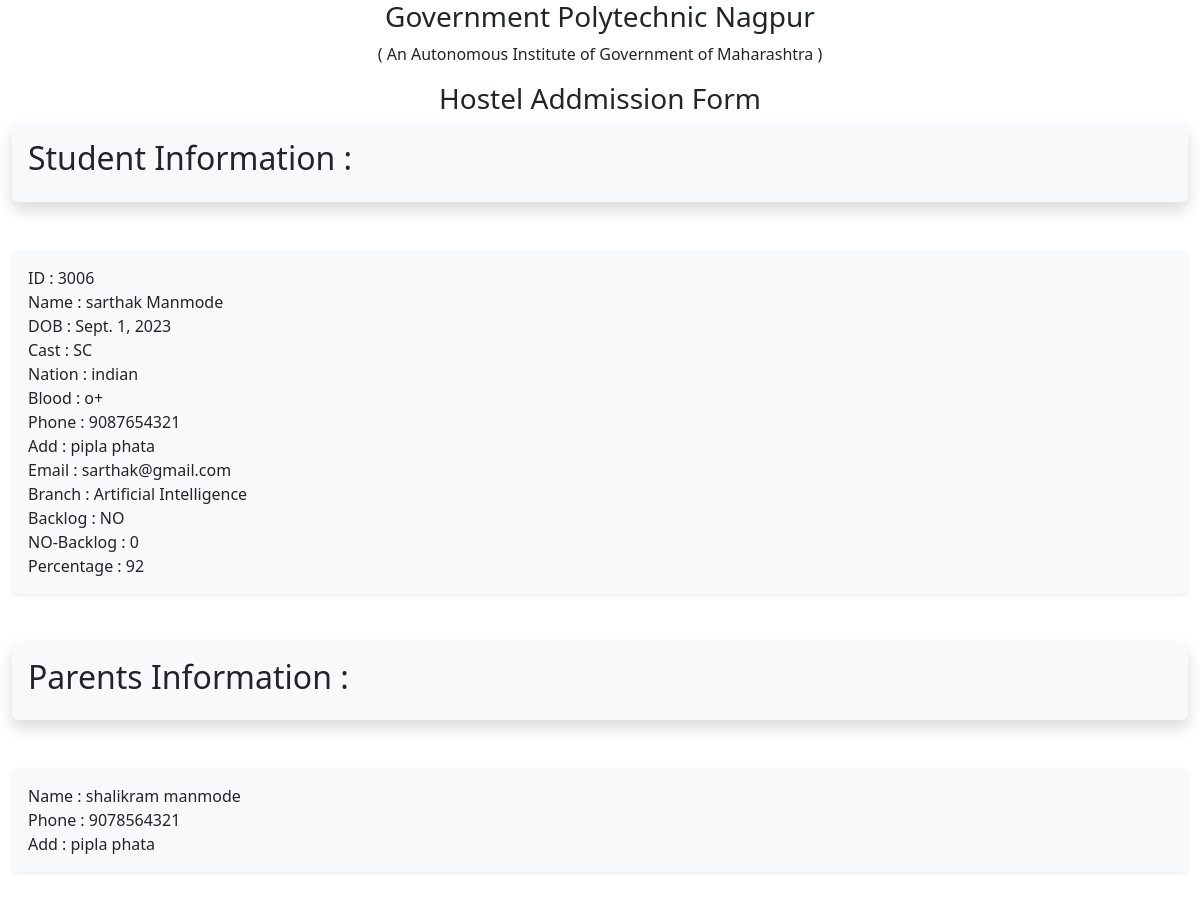
Before: /Admin_Preview/3006/ (upper part) with the older database file.
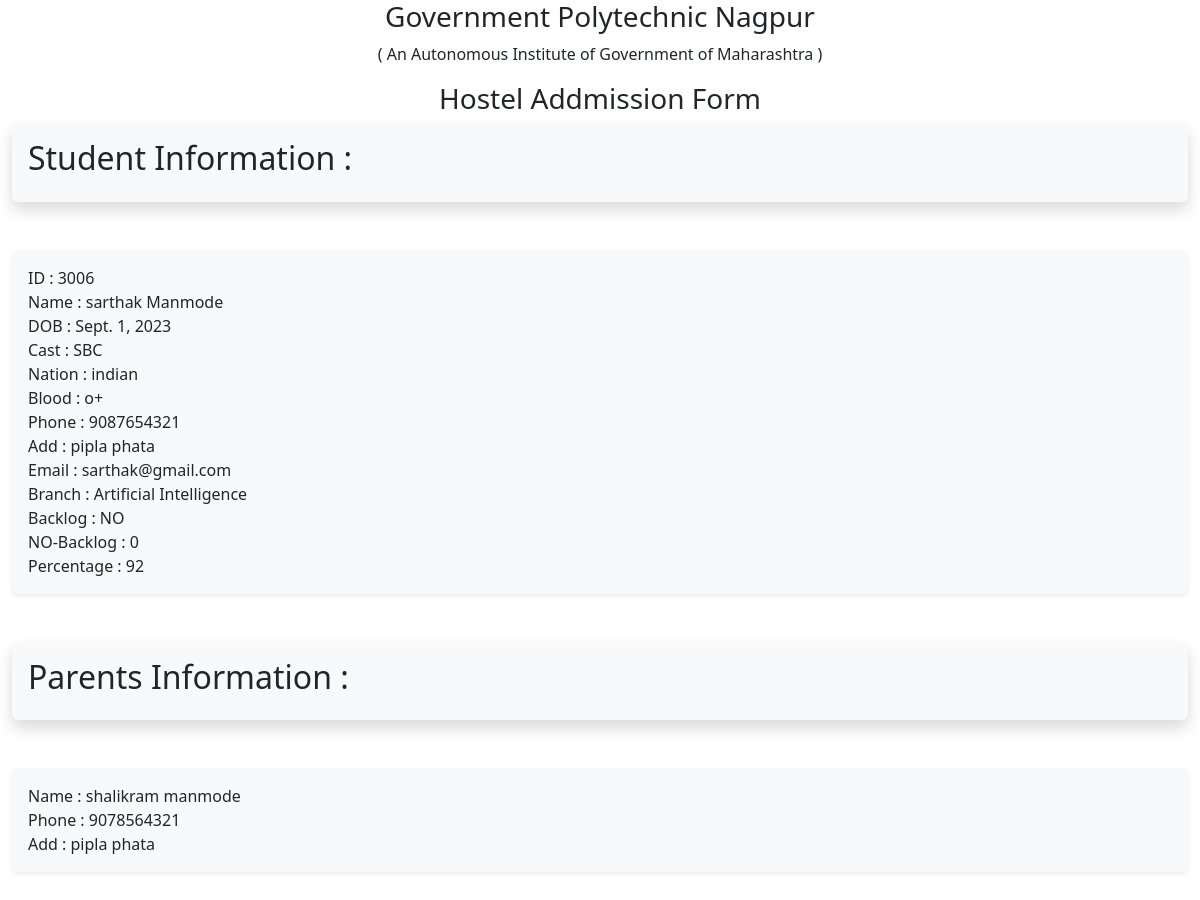
After: the same page with the newer database file.
### Hostel_Addmission/models.py (models this page shows)
class HostelData3(models.Model):
    fno3 = models.IntegerField(default=3000)
    name = models.CharField(max_length=100)
    DOB = models.DateField()
    cast = models.CharField(max_length=50)
    nationality = models.CharField(max_length=10)
    BGroup = models.CharField(max_length=4)
    phone1 = models.IntegerField()
    Address1 = models.CharField(max_length=50)
    Email = models.EmailField(max_length=50)
    Branch = models.CharField(max_length=30)
    Backlog = models.CharField(max_length=3,default='YES')
    Nu_Backlog = models.IntegerField(default=0)
    percentage = models.IntegerField()
    Father_name = models.CharField(max_length=100)
    phone2 = models.IntegerField()
    Address2 = models.CharField(max_length=50)
    occupation = models.CharField(max_length=50)
    shift = models.CharField(max_length=8)
    Enroll = models.CharField(max_length=10)
    SPhoto = models.FileField(upload_to='3signatures/student/',default='file.jpg')
    student_signature = models.FileField(upload_to='3signatures/student/',default='file.jpg')
    father_signature = models.FileField(upload_to='3signatures/father/',default='file.jpg')
    marksheet1 = models.FileField(upload_to='3marksheet1/', default='file.pdf')
    marksheet2 = models.FileField(upload_to='3marksheet2/', default='file.pdf')
    Domacile = models.FileField(upload_to='3Domacile/', default='file.pdf')
    Allotment = models.FileField(upload_to='3Allotment/', default='file.pdf')
    Addmission = models.FileField(upload_to='3Addmission/', default='file.pdf')
    Registration  = models.FileField(upload_to='3Registration/', default='file.pdf')
    remark = models.CharField(max_length=200, default='NA')

### Hostel_Addmission/views.py (the view)
# urls.py: path('Admin_Preview/<int:fno3>/',views.admin_Preview3,name='admin_preview3'),
def admin_Preview3(request, fno3):
    s = HostelData3.objects.get(fno3=fno3)
    if request.method == "POST":
        remark = request.POST["remark"]
        s.remark = remark
        s.save()
    return render(request, 'Admin_OP/form_Preview/formview.html', {'s': s})

### Hostel_Addmission/templates/Admin_OP/form_Preview/formview.html (shortened to what this page needs)
<!DOCTYPE html>
<html lang="en">
<head>
    <link rel="stylesheet" href="https://cdn.jsdelivr.net/npm/bootstrap@5.3.1/dist/css/bootstrap.min.css">
    <link rel="stylesheet" href="https://cdn.jsdelivr.net/npm/bootstrap@5.3.1/dist/js/bootstrap.bundle.min.js">
</head>
<body>
    <div id="preview">
    <div class="container-fluid">
        <div class="row">
            <div class="col-md-12">
                <h3 class="text-center">
                </h3>
                <p class="text-center">
                    ( An Autonomous Institute of Government of Maharashtra )
                </p>
                <h3 class="text-center">
                    Hostel Addmission Form
                </h3>
                <div class="shadow p-3 mb-5 bg-body-tertiary rounded" class="jumbotron">
                    <h2>
                        Student Information :
                    </h2>
                </div>
                <div>
                    <div class="shadow-sm p-3 mb-5 bg-body-tertiary rounded">
                        ID  : {{s.fno3}} <br>
                        Name : {{s.name}} <br>
                        DOB : {{s.DOB}}  <br>
                        Cast : {{s.cast}}  <br>
                        Nation : {{s.nationality}}  <br>
                        Blood : {{s.BGroup}}  <br>
                        Phone : {{s.phone1}}  <br>
                        Add : {{s.Address1}}  <br>
                        Email : {{s.Email}}  <br>
                        Branch : {{s.Branch}}  <br>
                        Backlog : {{s.Backlog}}  <br>
                        NO-Backlog : {{s.Nu_Backlog}}  <br>
                        Percentage : {{s.percentage}}
                    </div>
                </div>
                <div class="shadow p-3 mb-5 bg-body-tertiary rounded" class="jumbotron">
                    <h2>
                        Parents Information :
                    </h2>
                </div>
                <div>
                    <div class="shadow-sm p-3 mb-5 bg-body-tertiary rounded">
                        Name : {{s.Father_name}} <br>
                        Phone : {{s.phone2}}  <br>
                        Add : {{s.Address2}}
                    </div>
                </div>
    </div>
    </div>
    </div>
</div>
</body>
</html>

Changed rows visible on the page:
changed HostelData3 "sarthak Manmode": cast "SC" → "SBC"
